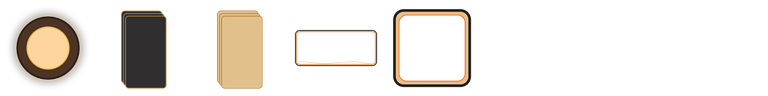
#> input picture art_source/generated/combat/batch_01_ui_readability/working/control_working_contact_sheet.png, 768 x 96 px
$ python promote_alpha_asset.py --input control_working_contact_sheet.png --out out.png --width 100 --height 100
#> lines starting #> are read from the running program, lines starting #| are printed output that depends on the picture
from __future__ import annotations

import argparse
import json
from pathlib import Path

from PIL import Image


def alpha_bbox(image: Image.Image) -> tuple[int, int, int, int]:
    alpha = image.getchannel("A")
    bbox = alpha.getbbox()
    if bbox is None:
        raise ValueError("input image has no visible alpha pixels")
    return bbox


def fit_alpha_asset(
    source: Path,
    output: Path,
    size: tuple[int, int],
    padding: int,
    fit_mode: str,
) -> dict[str, object]:
#> called with size = (100, 100), padding = 0, fit_mode = 'contain'
    with Image.open(source) as source_image:
#> source_image is the input picture: PIL image 768x96 RGBA; mean R, G, B, A 29.6, 22.2, 13.7, 40.8
        image = source_image.convert("RGBA")

    bbox = alpha_bbox(image)
#> in alpha_bbox, `alpha = image.getchannel("A")`:
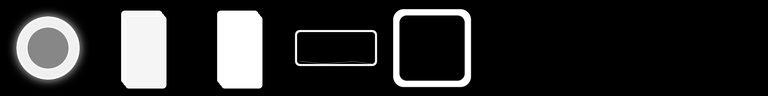
#> alpha: PIL image 768x96 L; min 0, max 255, mean 40.8
#> in alpha_bbox, `bbox = alpha.getbbox()`: bbox = (6, 6, 474, 90)
#> bbox = (6, 6, 474, 90)
    cropped = image.crop(bbox)
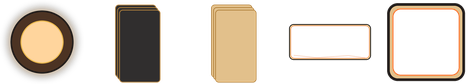
#> cropped: PIL image 468x84 RGBA; mean R, G, B, A 55.6, 41.6, 25.7, 76.6; transparent parts drawn white
    max_width = max(1, size[0] - padding * 2)
    max_height = max(1, size[1] - padding * 2)
    if fit_mode == "stretch":
        fitted_size = (max_width, max_height)
    else:
        scale = min(max_width / cropped.width, max_height / cropped.height)
#> scale = 0.214
        fitted_size = (
            max(1, round(cropped.width * scale)),
            max(1, round(cropped.height * scale)),
        )
#> fitted_size = (100, 18)
    fitted = cropped.resize(fitted_size, Image.Resampling.LANCZOS)
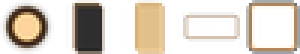
#> fitted: PIL image 100x18 RGBA (shown 3 times larger); mean R, G, B, A 77.2, 61.5, 36.1, 77.6; transparent parts drawn white

    canvas = Image.new("RGBA", size, (0, 0, 0, 0))
#> canvas: PIL image 100x100 RGBA; every value is 0
    offset = ((size[0] - fitted.width) // 2, (size[1] - fitted.height) // 2)
#> offset = (0, 41)
    canvas.alpha_composite(fitted, offset)
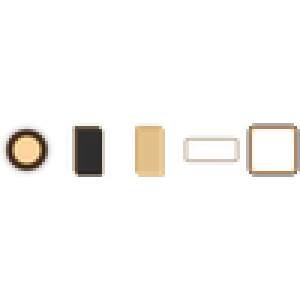
#> canvas: PIL image 100x100 RGBA (shown 3 times larger); mean R, G, B, A 13.9, 11.1, 6.5, 14; transparent parts drawn white
    output.parent.mkdir(parents=True, exist_ok=True)
    canvas.save(output)

    final_bbox = alpha_bbox(canvas)
#> in alpha_bbox (call 2), `alpha = image.getchannel("A")`:
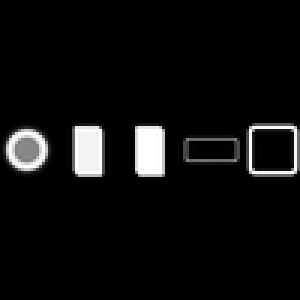
#> alpha: PIL image 100x100 L (shown 3 times larger); min 0, max 255, mean 14
#> in alpha_bbox (call 2), `bbox = alpha.getbbox()`: bbox = (0, 41, 100, 59)
#> final_bbox = (0, 41, 100, 59)
    corner_alpha = [
        canvas.getpixel((0, 0))[3],
        canvas.getpixel((size[0] - 1, 0))[3],
        canvas.getpixel((0, size[1] - 1))[3],
        canvas.getpixel((size[0] - 1, size[1] - 1))[3],
    ]
#> corner_alpha = [0, 0, 0, 0]

    return {
        "source": str(source),
        "output": str(output),
        "size": {"width": size[0], "height": size[1]},
        "sourceVisibleBounds": {"left": bbox[0], "top": bbox[1], "right": bbox[2], "bottom": bbox[3]},
        "fitMode": fit_mode,
        "fittedSize": {"width": fitted_size[0], "height": fitted_size[1]},
        "finalVisibleBounds": {
            "left": final_bbox[0],
            "top": final_bbox[1],
            "right": final_bbox[2],
            "bottom": final_bbox[3],
        },
        "cornerAlpha": corner_alpha,
        "hasTransparentCorners": all(value == 0 for value in corner_alpha),
    }


def main() -> None:
    parser = argparse.ArgumentParser(description="Fit a generated alpha PNG into an exact runtime asset size.")
    parser.add_argument("--input", required=True, type=Path)
    parser.add_argument("--out", required=True, type=Path)
    parser.add_argument("--width", required=True, type=int)
    parser.add_argument("--height", required=True, type=int)
    parser.add_argument("--padding", type=int, default=0)
    parser.add_argument("--fit-mode", choices=["contain", "stretch"], default="contain")
    parser.add_argument("--validation-out", type=Path)
    args = parser.parse_args()

    result = fit_alpha_asset(
        source=args.input,
        output=args.out,
        size=(args.width, args.height),
        padding=args.padding,
        fit_mode=args.fit_mode,
    )
#> result = 9 items

    if args.validation_out is not None:
        args.validation_out.parent.mkdir(parents=True, exist_ok=True)
        args.validation_out.write_text(json.dumps(result, indent=2), encoding="utf-8")

    print(json.dumps(result, indent=2))
#> (printed output is left out)


if __name__ == "__main__":
    main()

$ run again, on art_source/generated/combat/batch_01_ui_readability/working/frame_working_contact_sheet.png
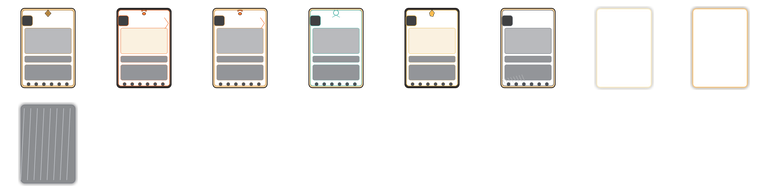
#> input picture art_source/generated/combat/batch_01_ui_readability/working/frame_working_contact_sheet.png, 768 x 192 px
#> in fit_alpha_asset, source_image is the input picture: PIL image 768x192 RGBA; mean R, G, B, A 18, 16, 13, 22.2
#> in alpha_bbox, `alpha = image.getchannel("A")`:
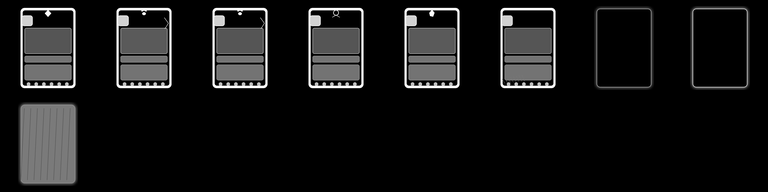
#> alpha: PIL image 768x192 L; min 0, max 255, mean 22.2
#> in alpha_bbox, `bbox = alpha.getbbox()`: bbox = (18, 6, 750, 186)
#> in alpha_bbox (call 2), `alpha = image.getchannel("A")`:
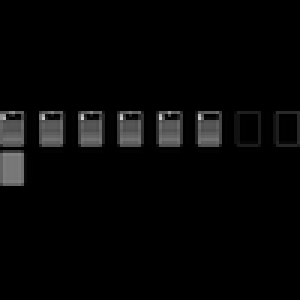
#> alpha: PIL image 100x100 L (shown 3 times larger); min 0, max 211, mean 6.5
#> in alpha_bbox (call 2), `bbox = alpha.getbbox()`: bbox = (0, 37, 100, 62)
#> corner_alpha = [0, 0, 0, 0]
#> result = 9 items
#> (printed output is left out)

$ run again, on art_source/generated/combat/batch_01_ui_readability/working/intent_working_contact_sheet.png
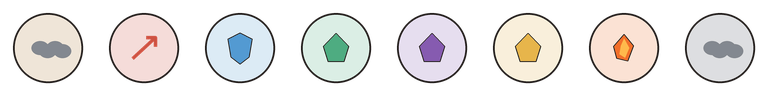
#> input picture art_source/generated/combat/batch_01_ui_readability/working/intent_working_contact_sheet.png, 768 x 96 px
#> in fit_alpha_asset, source_image is the input picture: PIL image 768x96 RGBA; mean R, G, B, A 58.2, 48.4, 41.7, 38.3
#> in alpha_bbox, `alpha = image.getchannel("A")`:
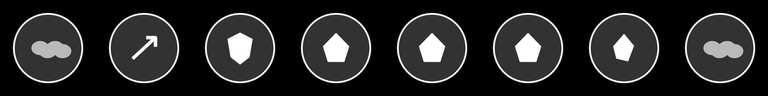
#> alpha: PIL image 768x96 L; min 0, max 255, mean 38.3
#> in alpha_bbox, `bbox = alpha.getbbox()`: bbox = (10, 10, 758, 86)
#> in alpha_bbox (call 2), `alpha = image.getchannel("A")`:
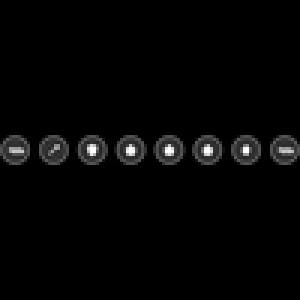
#> alpha: PIL image 100x100 L (shown 3 times larger); min 0, max 255, mean 5.1
#> in alpha_bbox (call 2), `bbox = alpha.getbbox()`: bbox = (0, 45, 100, 55)
#> corner_alpha = [0, 0, 0, 0]
#> result = 9 items
#> (printed output is left out)
